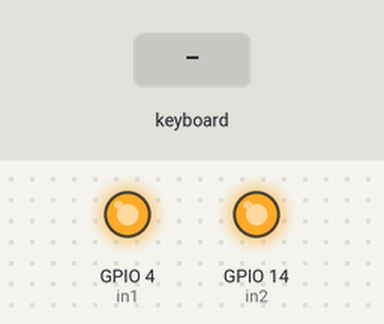
A program run on a simulated Raspberry Pi (BCM pin numbers). On the bench: output pins drawn as LEDs (lit = HIGH). The test bench sets the inputs (shaded band). The pygame window is not drawn.

Above: at 1.2 s.
1.3 s: key "1" typed on the keyboard
At 2.5 s:
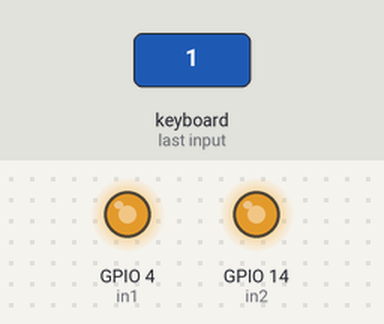
2.8 s: key "2" typed on the keyboard
At 3.7 s:
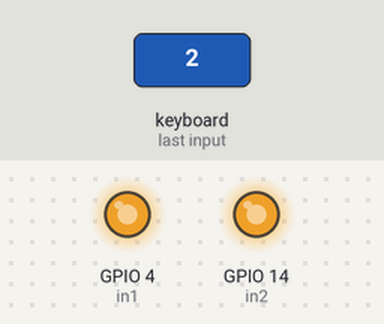
Timing chart, 0 to 5.8 s (numbered marks = the images above; inputs shaded):
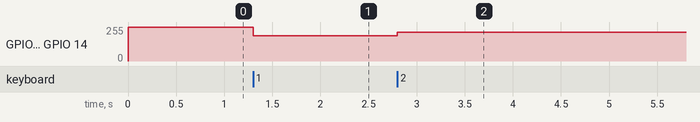

Measured:
- after the input at 1.3 s, GPIO 4 (in1), GPIO 14 (in2): 255/255 → 191/255 at once
- after the input at 2.8 s, GPIO 4 (in1), GPIO 14 (in2): 191/255 → 217/255 at once

The program:

destroyer.py
```python
import pygame
import RPi.GPIO as GPIO
import os
import time

#from picamera import PiCamera
from datetime import datetime

screen = pygame.display.set_mode([240, 160])

#camera = PiCamera()
#camera.resolution = (1280, 720)
#camera.framerate = (25)

in1= 4 #forward
in2 = 14 #backward
pwm_freq = 100 #pwm freq set at 2 KHz #duty cycle is in percentage
rec = 29

#record = 0

#set GPIO num
GPIO.setmode(GPIO.BCM)
GPIO.setup(in1, GPIO.OUT)
GPIO.setup(in2, GPIO.OUT)
#GPIO.setup(rec, GPIO.OUT)

#setup PWM control
speedforward = GPIO.PWM(in1, pwm_freq)
speedbackward = GPIO.PWM(in2, pwm_freq)
speedforward.start(100)  #duty cycle is in percentage
speedbackward.start(100) #duty cycle is in percentage


try:
	while True:
		for event in pygame.event.get():
			if event.type == pygame.KEYDOWN:
				if event.key == pygame.K_q:
					pygame.quit()
				elif event.key == pygame.K_s:
					os.system('sudo shutdown now')
				#elif event.key == pygame.K_r:
				#	if record == 0:
				#		record = 1
				#		moment = datetime.now()
				#		GPIO.output(rec, False)
				#		camera.start_recording('/home/pi/Vid_%02d')
				#elif event.key == pygame.K_t:
				#	if record == 1:
				#		record = 0
				#		GPIO.output(rec, True)
				#		camera.stop_recording()
				elif event.key == pygame.K_UP:
					GPIO.output(in1, True)
					GPIO.output(in2, False)
				elif event.key == pygame.K_DOWN:
					GPIO.output(in1, False)
					GPIO.output(in2, True)
				elif event.key == pygame.K_1:
					speedforward.ChangeDutyCycle(75) #duty cycle is in percentage
					speedbackward.ChangeDutyCycle(75) #duty cycle is in percentage
				elif event.key == pygame.K_2:
					speedforward.ChangeDutyCycle(85) #duty cycle is in percentage
					speedbackward.ChangeDutyCycle(85) #duty cycle is in percentage
				elif event.key == pygame.K_3:
					speedforward.ChangeDutyCycle(100) #duty cycle is in percentage
					speedforward.ChangeDutyCycle(100) #duty cycle is in percentage
			if event.type == pygame.KEYUP:
				GPIO.output(in1, False)
				GPIO.output(in2, False)

finally:
	GPIO.cleanup()
```
